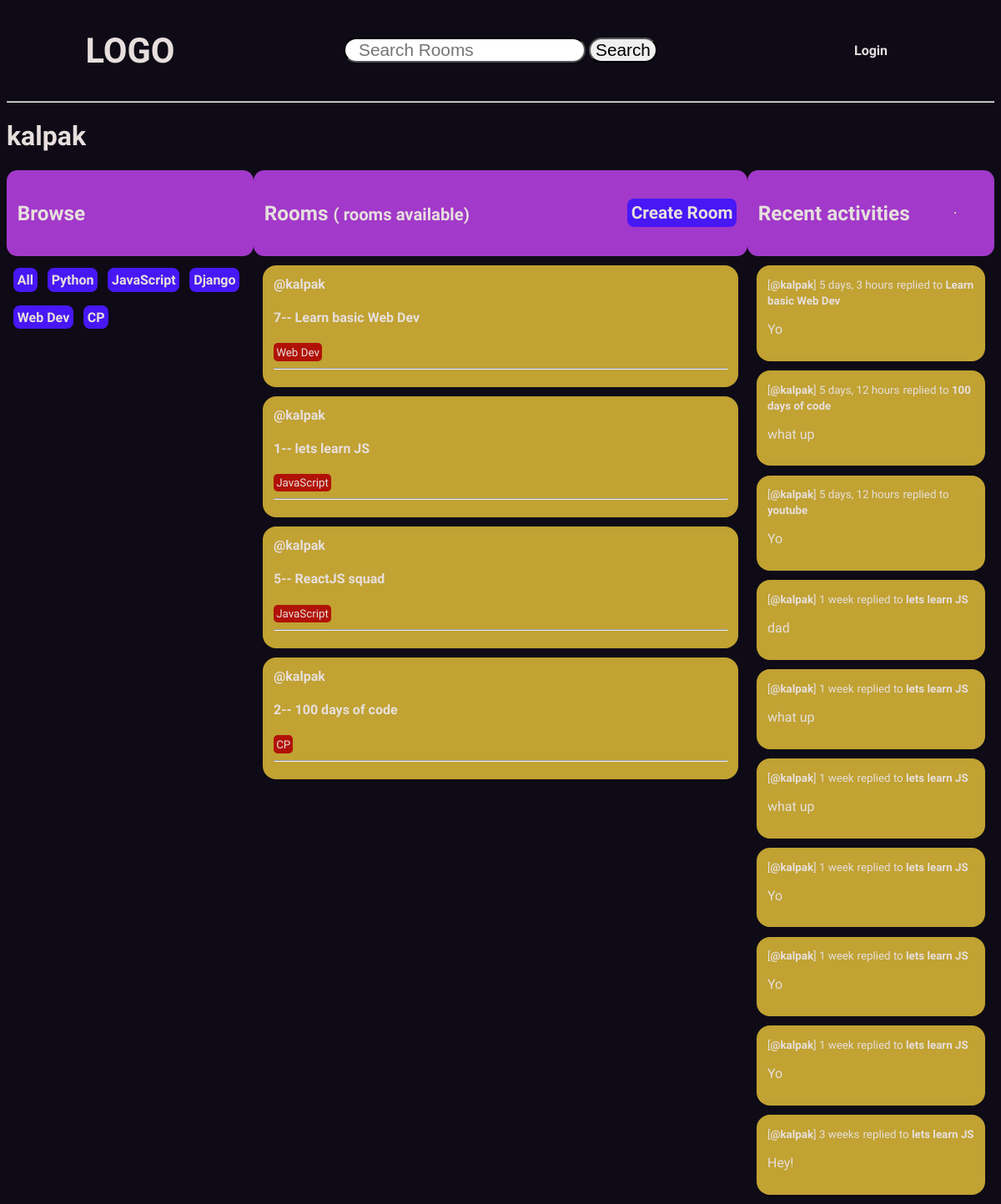
/profile/1/, run on an earlier commit of the app's database.
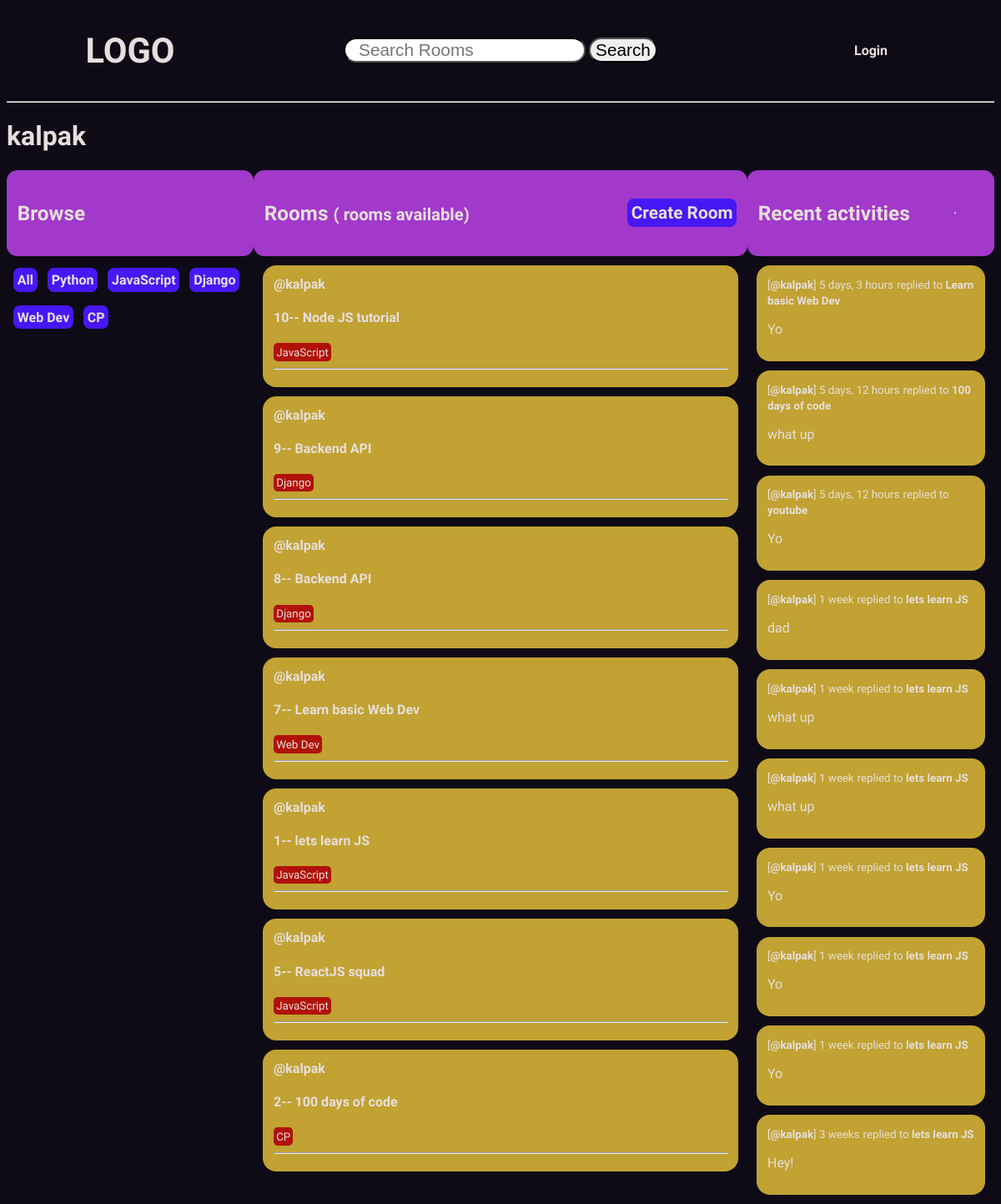
And on a later commit of the database.
### base/models.py (models this page shows, shortened)
class Topic(models.Model):
    name = models.CharField(max_length = 200)

class Room(models.Model):
    host = models.ForeignKey(User, on_delete= models.SET_NULL, null= True)
    topic = models.ForeignKey(Topic, on_delete= models.SET_NULL, null= True)
    name = models.CharField(max_length = 200)
    description = models.TextField(null=True, blank = True)
    participants = models.ManyToManyField(User, related_name='participants', blank=True)
    updated = models.DateTimeField(auto_now = True)
    created = models.DateTimeField(auto_now_add = True)
    class Meta:
        ordering = ['-updated', '-created']
    def __str__(self):
        return self.name

class message(models.Model):
    user = models.ForeignKey(User, on_delete= models.CASCADE)
    room = models.ForeignKey(Room, on_delete= models.CASCADE)
    body = models.TextField()
    updated = models.DateTimeField(auto_now = True)
    created = models.DateTimeField(auto_now_add = True)
    class Meta:
        ordering = ['-updated', '-created']
    def __str__(self):
        return self.body[0:50]

### base/views.py (the view)
# urls.py: path("profile/<str:pk>/", views.userProfile, name="user_profile"),
def userProfile(request, pk):
    user = User.objects.get(id = pk)
    rooms = user.room_set.all()
    room_messages = user.message_set.all()
    topics = Topic.objects.all()
    context = {
        'user' : user,
        'rooms' : rooms,
        'room_messages' : room_messages,
        'topics' : topics,
    }
    return render(request, 'base/profile.html', context)

### base/templates/base/profile.html (shortened to what this page needs)
<!DOCTYPE html>
<html lang="en">
<head>
</head>
<body>
    {% extends 'main.html' %}
    {% block content %}
    <h1>{{user.username}}</h1>
    <div class="profile_container">
        <div>
            {% include 'base/topics_component.html' %}
        </div>
        <div>
            {% include 'base/feed_component.html' %}
        </div>
        <div>
            {% include 'base/activity_component.html' %}
        </div>
    </div>
    {% endblock content %}

### templates/main.html (shortened to what this page needs)
<!DOCTYPE html>
{% load static %}
<html lang="en">
<head>
    <link rel='stylesheet' type='text/css' media='screen' href="{% static 'styles/main.css' %}">
</head>
<body class="bg-black">
    {% include 'navbar.html' %}
    {% block content %}
    {% endblock %}
</body>
</html>

### templates/navbar.html (shortened to what this page needs)
<div class="navbar">
    <a href="/" class="logo">
        <h1>LOGO</h1>
    </a>
    <div class="search">
        <form method="get" action="{% url 'home' %}">
            <input type="text" name="q" id="q" placeholder="Search Rooms" required>
            <button type="submit">Search</button>
        </form>
    </div>
    {% if request.user.is_authenticated %}
        <div class="login">
            <div>
                Hello {{request.user}}
            </div>
            <div>
                <a href="{% url 'logout' %}">Logout</a>
            </div>
        </div>
    {% else %}
        <div class="login">
            <a href="{% url 'login' %}">Login</a>
        </div>
    {% endif %}
</div>
<hr>

### base/templates/base/topics_component.html
<div class="browse-header">
    <h3>Browse</h3>
</div>
<div class="browse-card">
    <a href="{% url 'home' %}">All</a>
    {% for topic in topics %}
    <a href="{% url 'home' %}?q={{topic.name}}">{{topic.name}}</a>
    {% endfor %}
</div>

### base/templates/base/feed_component.html (shortened to what this page needs)
<div class="Room-header">
    <h3>Rooms <small>({{room_count}} rooms available)</small></h3>
    <div class="create-room">
        <a href="{% url 'create_room' %}">Create Room</a>
    </div>
</div>
<div class="feed-container">
    {% for room in rooms %}
        <div class="feed-card">
            <div class="room-info">
                <a href="{% url 'user_profile' room.host.id %}">@{{room.host.username}}</a>
                <h4>{{room.id}}-- <a href="{% url 'room' room.id %}">{{room.name}}</a></h4>
            </div>
            <div class="room-topics">
                <small>{{room.topic.name}}</small>
                <hr>
            </div>
        </div>
    {% endfor %}
</div>

### base/templates/base/activity_component.html (shortened to what this page needs)
<div class="recent-header">
    <h3>Recent activities</h3>
    <hr>
</div>
{% for message in room_messages %}
    <div class="recent-card">
        <small>[<a href="{% url 'user_profile' message.user.id %}">@{{message.user}}</a>] {{message.created | timesince}}</small>
        <small>replied to <strong>{{message.room}}</strong></small>
        <p>{{message}}</p>
    </div>
{% endfor %}

### static/styles/main.css (style rules this page uses)
:root { --bg-color: #0E0B16; --nav-color: #a239ca; --btn-color: #4717f6; --btn-hover: rgb(80, 76, 76); --txt-color: #e7dfdd; --card-color: #c1a232; --tag-color: #b11207; }
body { font-family: 'Sofia Sans', sans-serif; background-color: var(--bg-color); color: var(--txt-color); height: 100vh; }
a { text-decoration: none; font-weight: bold; color: var(--txt-color); }
.navbar { display: grid; grid-template-columns: 1fr 2fr 1fr; }
.logo { display: flex; justify-content: center; align-items: center; font-size: 1.3rem; }
.search { grid-column-start: 2; grid-column-end: 3; display: flex; align-items: center; justify-content: center; }
.search input { font-size: 1.3rem; border-radius: 1rem; padding-left: 1rem; border-color: black; }
.search button { font-size: 1.3rem; border-radius: 1rem; margin-left: 0; }
.login { grid-column-start: 3; grid-column-end: -1; display: flex; width: inherit; align-items: center; justify-content: space-around; padding: 1rem; }
.Room-header, .recent-header, .browse-header { display: grid; grid-template-columns: 1.5fr 0.5fr; border-radius: 0.8rem; padding: 0.8rem; margin-bottom: 0.4rem; background-color: var(--nav-color); align-items: center; position: sticky; top: 0; font-size: 1.3rem; }
.create-room { width: 100%; text-align: right; }
.create-room a, .browse-card a { background-color: var(--btn-color); border-radius: 0.5rem; padding: 0.3rem; margin-bottom: 1rem; }
.browse-card a { display: inline-block; margin-right: 0.5rem; }
.feed-card { display: grid; grid-template-columns: 3fr 1fr; grid-template-rows: auto auto; }
.feed-card, .recent-card { background-color: var(--card-color); border-radius: 1rem; padding: 0.8rem; margin: 0.7rem; }
.feed-card small { display: inline-block; border-radius: 0.3rem; background-color: var(--tag-color); color: var(--txt-color); padding: 0.2rem; }
.room-topics { grid-column-start: 1; grid-column-end: 3; }
.browse-card { display: block; padding: 0.5rem; margin-bottom: 1rem; height: auto; }

### base/templates/base/profile.html (style rules this page uses)
.profile_container { display: grid; grid-template-columns: 1fr 2fr 1fr; }

What changed in the data, as far as the page shows it:
added Room: host.username "kalpak", id "10", name "Node JS tutorial", topic.name "JavaScript"
added Room: host.username "kalpak", id "9", name "Backend API", topic.name "Django"
added Room: host.username "kalpak", id "8", name "Backend API", topic.name "Django"
